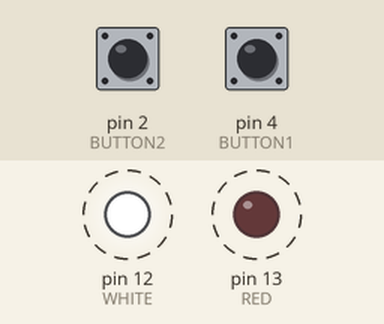
The sketch below on a simulated Arduino Uno, built with avr-gcc and run on an emulated ATmega328P. On the bench: output pins drawn as LEDs (lit = HIGH). Dashed ring = blinking. The test bench sets the inputs (shaded band); at power-on: pin 2 (BUTTON2) HIGH, pin 4 (BUTTON1) HIGH.

Above: at 1.08 s.
1.3 s: pin 2 (BUTTON2) pulled LOW for 0.25 s
At 1.8 s:
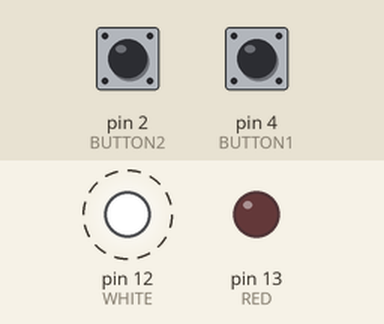
4.3 s: pin 4 (BUTTON1) pulled LOW for 0.25 s
At 4.55 s:
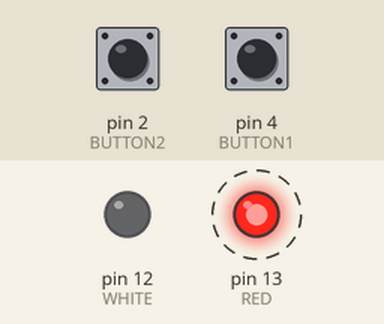
7.3 s: pin 2 (BUTTON2) pulled LOW for 1 s
At 7.55 s:
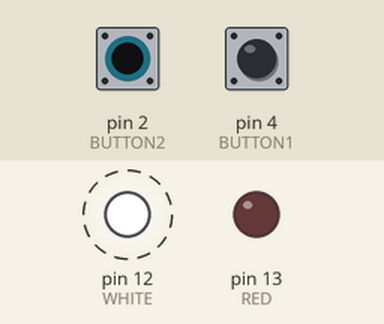
10.3 s: pin 4 (BUTTON1) pulled LOW for 1 s
At 10.55 s:
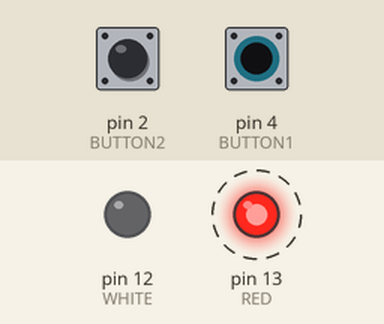
Timing chart, 0 to 14.3 s (numbered marks = the images above; inputs shaded):
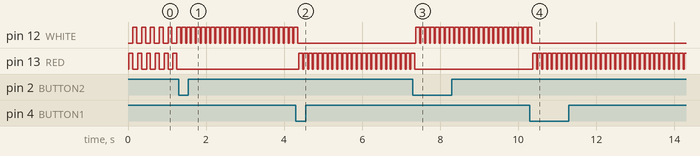

The sketch:

Noisy_Cricket_Expansion3.ino
```cpp
int number;
int state1;
int state2;
int laststate1;
int laststate2;

int RED=13;
int WHITE=12;
int BUTTON1=4;
int BUTTON2=2;

void red_LED()
{
    digitalWrite(RED, HIGH);
    delay(100);
    digitalWrite(RED, LOW);
    /*delay(500);
    digitalWrite(RED, HIGH);
    delay(100);
    digitalWrite(RED, LOW);
    delay(400);
    digitalWrite(RED, HIGH);
    delay(100);
    digitalWrite(RED, LOW);
    delay(300);
    digitalWrite(RED, HIGH);
    delay(100);
    digitalWrite(RED, LOW);
    delay(200);
    digitalWrite(RED, HIGH);
    delay(100);
    digitalWrite(RED, LOW);
    delay(100);*/
}

void white_LED()
{
    digitalWrite(WHITE, HIGH);
    delay(100);
    digitalWrite(WHITE, LOW);
    /*delay(100);
    digitalWrite(WHITE, HIGH);
    delay(100);
    digitalWrite(WHITE, LOW);
    delay(200);
    digitalWrite(WHITE, HIGH);
    delay(100);
    digitalWrite(WHITE, LOW);
    delay(300);
    digitalWrite(WHITE, HIGH);
    delay(100);
    digitalWrite(WHITE, LOW);
    delay(400);
    digitalWrite(WHITE, HIGH);
    delay(100);
    digitalWrite(WHITE, LOW);
    delay(500);*/
}
void setup()
{
  pinMode(WHITE, OUTPUT);
  pinMode(RED, OUTPUT);
  pinMode(BUTTON1, INPUT);
  pinMode(BUTTON2, INPUT);
}

void loop()
{
  state1=digitalRead(BUTTON1);
  delay(25);
  state2=digitalRead(BUTTON2);
  if (state1!=laststate1)
  {
    number=1;
  }
  if (state2!=laststate2)
  {
    number=2;
  }
  if (state1!=laststate1 & state2!=laststate2)
  {
    number=3;
  }
  switch(number)
  {
    case 1:
    red_LED();
    break;

    case 2:
    white_LED();
    break;

    case 3:
    red_LED();
    white_LED();
    break;

    default:
    digitalWrite(RED, LOW);
    digitalWrite(WHITE, LOW);
  }
  laststate1=state1;
  laststate2=state2;
}
```

Measured:
- after the input at 1.3 s, pin 12 (WHITE): alternates HIGH for 0.10 s and LOW for 0.03 s, starting after 0.08 s; pin 13 (RED): stops changing and stays LOW
- after the input at 4.3 s, pin 12 (WHITE): goes on until 4.4 s, then stays LOW; pin 13 (RED): alternates HIGH for 0.10 s and LOW for 0.03 s, starting after 0.08 s
- after the input at 7.3 s, pin 12 (WHITE): alternates HIGH for 0.10 s and LOW for 0.03 s, starting after 0.08 s; pin 13 (RED): goes on until 7.4 s, then stays LOW
- after the input at 10.3 s, pin 12 (WHITE): goes on until 10.4 s, then stays LOW; pin 13 (RED): alternates HIGH for 0.10 s and LOW for 0.03 s, starting after 0.08 s
- by itself, pin 12 (WHITE), pin 13 (RED): alternates HIGH for 0.10 s and LOW for 0.13 s
